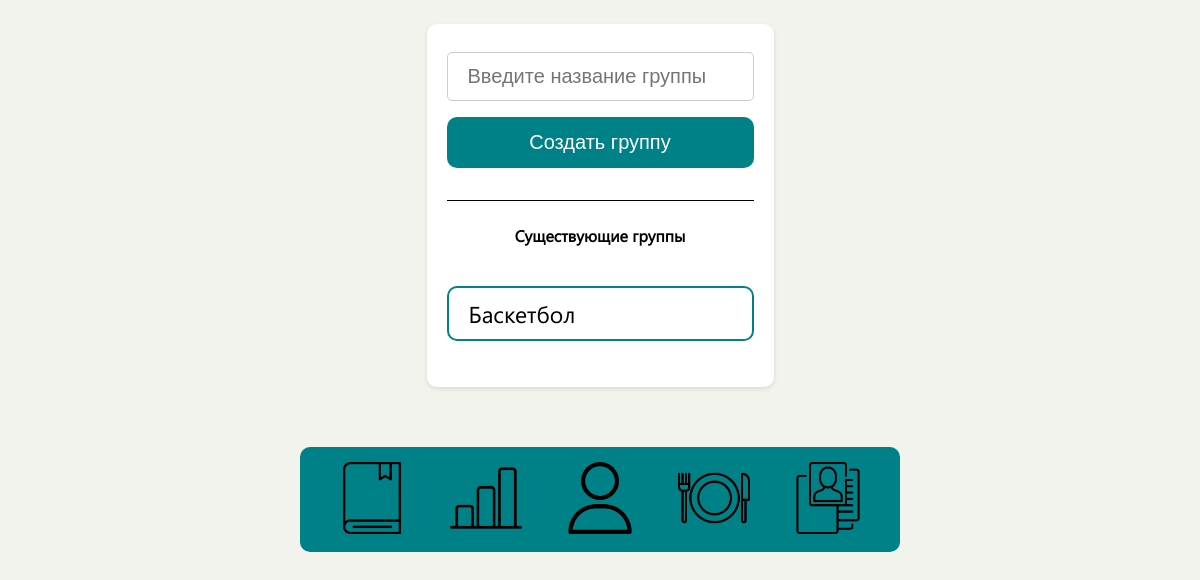
The app's page /creategroup (signed in), older data.
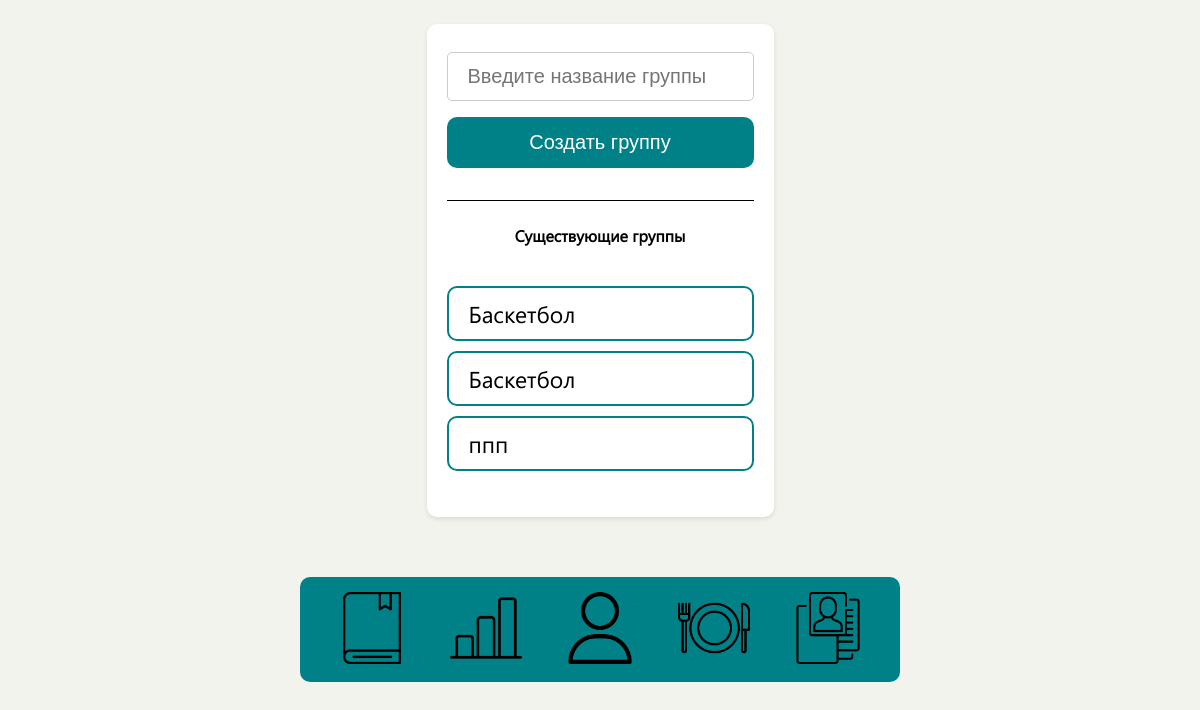
The same page, newer data.
### webflut/models.py (models this page shows, shortened)
class Group(models.Model):
    name = models.CharField(max_length=100)
    users = models.ManyToManyField(User)  # Отношение "многие ко многим" с моделью User

### webflut/views.py (the view)
# urls.py: path('creategroup', views.creategroup, name='creategroup'),
@login_required
def creategroup(request):
    if request.method == 'POST':
        group_name = request.POST.get('group_name')
        group = Group.objects.create(name=group_name)
        return redirect('creategroup')
    groups = Group.objects.all()
    return render(request, 'creategroup.html', {'groups': groups,})

### webflut/templates/creategroup.html (shortened to what this page needs)
{% load static %}
<!DOCTYPE html>
<html lang="en">
    <head>
        <link href="{% static 'css/Groups Pages/Groups.css' %}" rel="stylesheet" />
    </head>
<body>
<div class="container">
    <form action="{% url 'creategroup' %}" method="post">
        <input type="text" name="group_name" placeholder="Введите название группы" required>
        <button type="submit">Создать группу</button>
    </form>
    <text class="title" id="all">Существующие группы</text>
    <ul>
        {% for group in groups %}
        <li><a href="{% url 'groupdetail' group_id=group.id %}">{{ group.name }}</a></li>
        {% endfor %}
    </ul>
</div>
{% include 'footer.html' %}
</body>
</html>

### webflut/templates/footer.html (shortened to what this page needs)
{% load static %}
<link href="{% static 'css/footer.css' %}" rel="stylesheet"/>
<footer>
    <a href="{% url 'creategroup' %}" class="buttonFooter">
        <img src="{% static 'accets/журнал.png' %}" class="imgFooter"/></a>
    <a href="{% url 'display_chart' %}" class="buttonFooter">
        <img src="{% static 'accets/статистика.png' %}" class="imgFooter"/></a>
    <a href="{% url 'profile' %}" class="buttonFooter">
        <img src="{% static 'accets/profile.png' %}" class="imgFooter"/></a>
    <a href="{% url 'calories_and_bjy' %}" class="buttonFooter">
        <img src="{% static 'accets/kkal.png' %}" class="imgFooter"/></a>
    <a href="{% url 'person_info' %}" class="buttonFooter">
        <img src="{% static 'accets/pers_info.png' %}" class="imgFooter"/></a>
</footer>

### webflut/static/css/Groups Pages/Groups.css (style rules this page uses)
html { font-family: "Segoe UI"; background-color: #f2f3ed; }
body { margin: 0; display: flex; align-items: center; flex-direction: column; }
#all { border-top: 1px solid black; width: 100%; text-align: center; margin-top: 2vw; padding-top: 2vw; }
.container { display: flex; flex-direction: column; margin: 2vw auto; border-radius: 10px; padding: 20px; background-color: #fff; box-shadow: 0 2px 5px rgba(0, 0, 0, 0.1); }
.container .title { margin-bottom: 2vw; font-family: "Segoe UI"; font-weight: 600; }
.container form { display: flex; flex-direction: column; }
input[type=text] { padding: 12px 20px; margin: 8px 0; font-size: 20px; border: 1px solid #ccc; box-sizing: border-box; border-radius: 5px; }
button[type=submit] { font-size: 20px; width: 100%; background-color: #008187; color: white; padding: 14px 20px; margin: 8px 0; border: none; cursor: pointer; border-radius: 10px; transition: background-color 0.3s; }
ul { list-style-type: none; padding: 0; }
li { overflow: hidden; padding: 10px 20px; border-radius: 10px; font-size: 23px; border: 2px solid #008187; margin-bottom: 10px; }
a { text-decoration: none; color: #000; }

### webflut/static/css/footer.css (style rules this page uses)
.imgFooter { width: 11vw; }
@media (min-width: 481px) { footer { width: 80%; } }
@media (min-width: 769px) { footer { width: 50%; } }
@media (min-width: 769px) { .imgFooter { width: 6vw; } }

Row changes from the older to the newer data that the page shows:
added Group: name "Баскетбол"
added Group: name "ппп"
